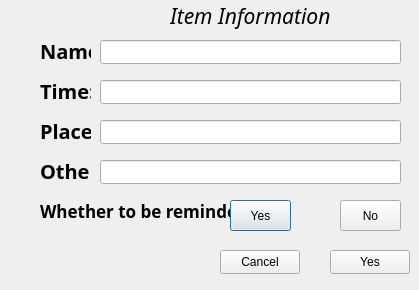
<?xml version="1.0" encoding="UTF-8"?>
<ui version="4.0">
 <class>display_dialog</class>
 <widget class="QDialog" name="display_dialog">
  <property name="geometry">
   <rect>
    <x>0</x>
    <y>0</y>
    <width>419</width>
    <height>290</height>
   </rect>
  </property>
  <property name="windowTitle">
   <string>Dialog</string>
  </property>
  <widget class="QLabel" name="label">
   <property name="geometry">
    <rect>
     <x>170</x>
     <y>0</y>
     <width>161</width>
     <height>31</height>
    </rect>
   </property>
   <property name="font">
    <font>
     <family>Fira Code iScript</family>
     <pointsize>16</pointsize>
     <italic>true</italic>
    </font>
   </property>
   <property name="text">
    <string>Item Information</string>
   </property>
  </widget>
  <widget class="QLabel" name="label_2">
   <property name="geometry">
    <rect>
     <x>40</x>
     <y>40</y>
     <width>51</width>
     <height>21</height>
    </rect>
   </property>
   <property name="font">
    <font>
     <family>Fira Code iScript</family>
     <pointsize>15</pointsize>
     <weight>75</weight>
     <bold>true</bold>
    </font>
   </property>
   <property name="text">
    <string>Name:</string>
   </property>
  </widget>
  <widget class="QLineEdit" name="lineEdit">
   <property name="geometry">
    <rect>
     <x>100</x>
     <y>40</y>
     <width>301</width>
     <height>24</height>
    </rect>
   </property>
  </widget>
  <widget class="QLabel" name="label_3">
   <property name="geometry">
    <rect>
     <x>40</x>
     <y>80</y>
     <width>51</width>
     <height>21</height>
    </rect>
   </property>
   <property name="font">
    <font>
     <family>Fira Code iScript</family>
     <pointsize>15</pointsize>
     <weight>75</weight>
     <bold>true</bold>
    </font>
   </property>
   <property name="text">
    <string>Time:</string>
   </property>
  </widget>
  <widget class="QLineEdit" name="lineEdit_2">
   <property name="geometry">
    <rect>
     <x>100</x>
     <y>80</y>
     <width>301</width>
     <height>24</height>
    </rect>
   </property>
  </widget>
  <widget class="QLineEdit" name="lineEdit_3">
   <property name="geometry">
    <rect>
     <x>100</x>
     <y>120</y>
     <width>301</width>
     <height>24</height>
    </rect>
   </property>
  </widget>
  <widget class="QLabel" name="label_4">
   <property name="geometry">
    <rect>
     <x>40</x>
     <y>120</y>
     <width>51</width>
     <height>21</height>
    </rect>
   </property>
   <property name="font">
    <font>
     <family>Fira Code iScript</family>
     <pointsize>15</pointsize>
     <weight>75</weight>
     <bold>true</bold>
    </font>
   </property>
   <property name="text">
    <string>Place:</string>
   </property>
  </widget>
  <widget class="QLabel" name="label_5">
   <property name="geometry">
    <rect>
     <x>40</x>
     <y>160</y>
     <width>51</width>
     <height>21</height>
    </rect>
   </property>
   <property name="font">
    <font>
     <family>Fira Code iScript</family>
     <pointsize>15</pointsize>
     <weight>75</weight>
     <bold>true</bold>
    </font>
   </property>
   <property name="text">
    <string>Other:</string>
   </property>
  </widget>
  <widget class="QLineEdit" name="lineEdit_4">
   <property name="geometry">
    <rect>
     <x>100</x>
     <y>160</y>
     <width>301</width>
     <height>24</height>
    </rect>
   </property>
  </widget>
  <widget class="QLabel" name="label_6">
   <property name="geometry">
    <rect>
     <x>40</x>
     <y>200</y>
     <width>211</width>
     <height>21</height>
    </rect>
   </property>
   <property name="font">
    <font>
     <family>Fira Code iScript</family>
     <pointsize>13</pointsize>
     <weight>75</weight>
     <bold>true</bold>
    </font>
   </property>
   <property name="text">
    <string>Whether to be reminded: </string>
   </property>
  </widget>
  <widget class="QPushButton" name="pushButton">
   <property name="geometry">
    <rect>
     <x>230</x>
     <y>200</y>
     <width>61</width>
     <height>31</height>
    </rect>
   </property>
   <property name="text">
    <string>Yes</string>
   </property>
  </widget>
  <widget class="QPushButton" name="pushButton_2">
   <property name="geometry">
    <rect>
     <x>340</x>
     <y>200</y>
     <width>61</width>
     <height>31</height>
    </rect>
   </property>
   <property name="text">
    <string>No</string>
   </property>
  </widget>
  <widget class="QPushButton" name="pushButton_3">
   <property name="geometry">
    <rect>
     <x>220</x>
     <y>250</y>
     <width>80</width>
     <height>24</height>
    </rect>
   </property>
   <property name="text">
    <string>Cancel</string>
   </property>
  </widget>
  <widget class="QPushButton" name="pushButton_4">
   <property name="geometry">
    <rect>
     <x>330</x>
     <y>250</y>
     <width>80</width>
     <height>24</height>
    </rect>
   </property>
   <property name="text">
    <string>Yes</string>
   </property>
  </widget>
 </widget>
 <resources/>
 <connections/>
</ui>
